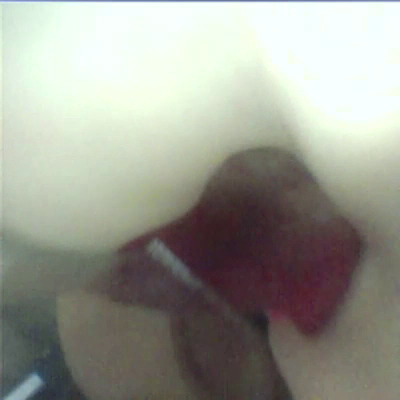
#> input picture uaal_upper_airway_model/inference_images/01_channel_phantom_try5_0025.png, 400 x 400 px
$ python -i preprocessing.py   (imports and definitions only)
#> lines starting #> are read from the running program, lines starting #| are printed output that depends on the picture; after the words box and inside, x2 and y2 are one past the last pixel; in counts of white or black regions, pixels touching at a corner belong together
"""Shared image preprocessing for the UAAL upper-airway model.

Used both when building the training set (prepare_data.py) and at inference time,
so live bronchoscope frames go through exactly the same steps as training images:

    frame -> grayscale -> crop to the scope view -> resize (longest side <= max_side)
"""
from __future__ import annotations

import math

import numpy as np
from PIL import Image
from scipy import ndimage

DARK_THRESHOLD = 20    # gray level at or below which a pixel counts as black screen border
MIN_SCOPE_AREA = 0.25  # a detected view smaller than this fraction of the frame is not trusted
DETECT_SIDE = 480      # detection runs on a downscaled copy for speed


def detect_scope_box(gray: np.ndarray) -> tuple[int, int, int, int] | None:
    """Return the (x0, y0, x1, y1) box of the endoscope view inside a screen capture.

    Clinical captures show the scope image (octagon or rectangle) on a black screen with
    patient text, icons and sometimes a picture-in-picture thumbnail around it. The scope
    image is the largest bright connected region; the overlays are small separate regions
    and fall outside its box. Returns None when no reliable region is found (very dark
    frame), in which case the caller should keep the full frame.
    """
    h, w = gray.shape
    scale = min(1.0, DETECT_SIDE / max(h, w))
    if scale < 1.0:
        small = np.asarray(
            Image.fromarray(gray).resize((max(1, round(w * scale)), max(1, round(h * scale))), Image.BILINEAR)
        )
    else:
        small = gray
    mask = ndimage.binary_opening(small > DARK_THRESHOLD, iterations=2)
    labels, n = ndimage.label(mask)
    if n == 0:
        return None
    sizes = np.bincount(labels.ravel())
    sizes[0] = 0
    ys, xs = np.nonzero(labels == sizes.argmax())
    pad = 2  # pixels of the downscaled image, compensates for the opening
    x0 = max(0, math.floor((xs.min() - pad) / scale))
    y0 = max(0, math.floor((ys.min() - pad) / scale))
    x1 = min(w, math.ceil((xs.max() + 1 + pad) / scale))
    y1 = min(h, math.ceil((ys.max() + 1 + pad) / scale))
    if (x1 - x0) * (y1 - y0) < MIN_SCOPE_AREA * w * h:
        return None
    return x0, y0, x1, y1


def resize_to_max_side(img: Image.Image, max_side: int) -> tuple[Image.Image, float]:
    """Downscale so the longest side is at most max_side (never upscales). Returns (image, scale)."""
    scale = min(1.0, max_side / max(img.size))
    if scale < 1.0:
        img = img.resize((round(img.width * scale), round(img.height * scale)), Image.LANCZOS)
    return img, scale


def preprocess_frame(
    img: Image.Image, max_side: int = 1024, grayscale: bool = True, crop: bool = True
) -> tuple[Image.Image, tuple[int, int, int, int], float]:
    """Inference-time preprocessing. Returns (model_input, crop_box, scale).

    A detection (x, y) on model_input maps back to the original frame as
    (x / scale + crop_box[0], y / scale + crop_box[1]).
    """
    gray = np.asarray(img.convert("L"))
    box = (detect_scope_box(gray) if crop else None) or (0, 0, img.width, img.height)
    out = (img.convert("L") if grayscale else img.convert("RGB")).crop(box)
    out, scale = resize_to_max_side(out, max_side)
    return out, box, scale

>>> from PIL import Image
>>> picture = Image.open('inference_images/01_channel_phantom_try5_0025.png')
#> picture is the input picture: PIL image 400x400 RGB; mean R, G, B 155.1, 155.9, 146.2
>>> result = preprocess_frame(picture)
#> in preprocess_frame, `gray = np.asarray(img.convert("L"))`:
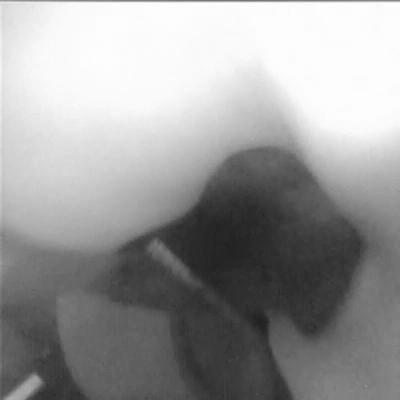
#> gray: shape (400, 400); min 31, max 254, mean 154.5
#> in detect_scope_box, `mask = ndimage.binary_opening(small > DARK_THRESHOLD, iterations=2)`:
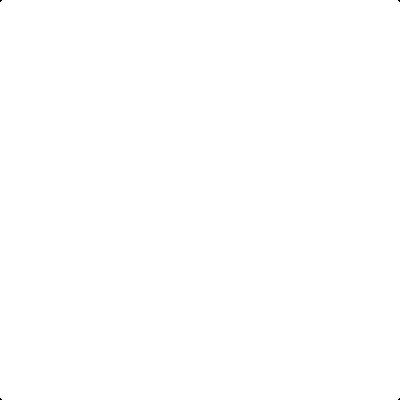
#> mask: shape (400, 400) bool; 100% white; black in thin lines or dots
#> in detect_scope_box, `labels, n = ndimage.label(mask)`: labels: shape (400, 400) int32; values 0 (black) and 1 (white), 100% white; black in thin lines or dots
#> in detect_scope_box, `labels, n = ndimage.label(mask)`: n = 1
#> in detect_scope_box, `sizes = np.bincount(labels.ravel())`: sizes = [12, 159988]
#> in detect_scope_box, `x0 = max(0, math.floor((xs.min() - pad) / scale))`: x0 = 0
#> in detect_scope_box, `x1 = min(w, math.ceil((xs.max() + 1 + pad) / scale))`: x1 = 400
#> in preprocess_frame, `box = (detect_scope_box(gray) if crop else None) or (0, 0, img.width, ..`: box = (0, 0, 400, 400)
#> in preprocess_frame, `out, scale = resize_to_max_side(out, max_side)`: scale = 1

$ run again, on uaal_upper_airway_model/inference_images/09_channel_phantom_try5_0024.png
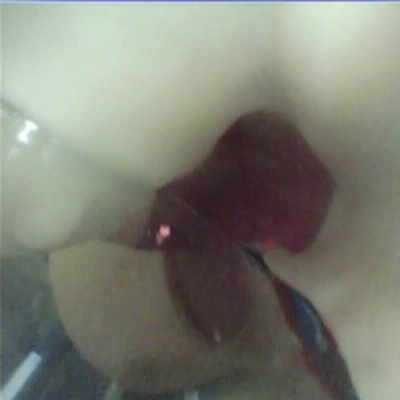
#> input picture uaal_upper_airway_model/inference_images/09_channel_phantom_try5_0024.png, 400 x 400 px
#> picture is the input picture: PIL image 400x400 RGB; mean R, G, B 125.5, 127.5, 116.1
#> in preprocess_frame, `gray = np.asarray(img.convert("L"))`:
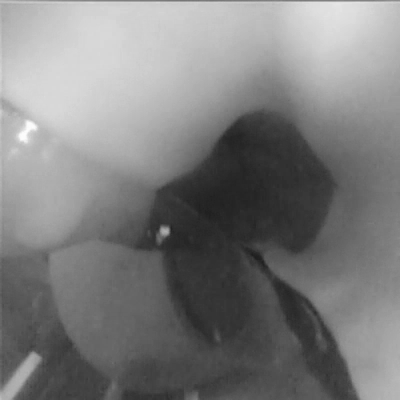
#> gray: shape (400, 400); min 30, max 253, mean 125.6
#> mask: shape (400, 400) bool; 100% white; black in thin lines or dots
#> labels: shape (400, 400) int32; values 0 (black) and 1 (white), 100% white; black in thin lines or dots
#> n = 1
#> sizes = [12, 159988]
#> x0 = 0
#> x1 = 400
#> box = (0, 0, 400, 400)
#> in preprocess_frame, `out, scale = resize_to_max_side(out, max_side)`: scale = 1

$ run again, on uaal_upper_airway_model/inference_images/03_glottic_aperture_phantom_try8_0121.png
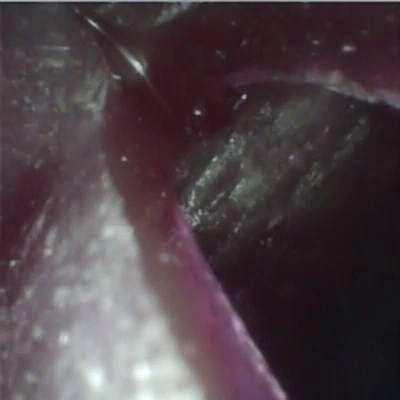
#> input picture uaal_upper_airway_model/inference_images/03_glottic_aperture_phantom_try8_0121.png, 400 x 400 px
#> picture is the input picture: PIL image 400x400 RGB; mean R, G, B 77.6, 65.8, 70.8
#> in detect_scope_box, `mask = ndimage.binary_opening(small > DARK_THRESHOLD, iterations=2)`:
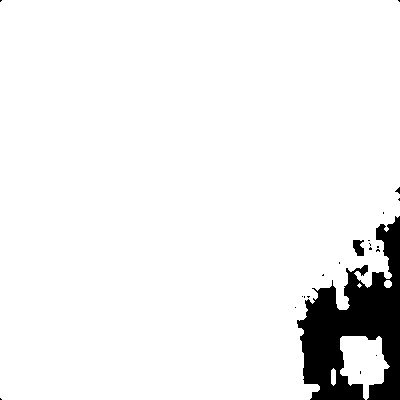
#> mask: shape (400, 400) bool; 93.9% white; 21 black regions (19 under 20 px), largest, box (x1, y1, x2, y2) and area: (297, 216, 400, 400) 9612, (353, 240, 364, 256) 134
#> in detect_scope_box, `labels, n = ndimage.label(mask)`:
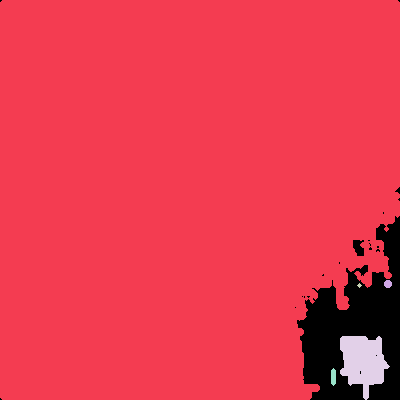
#> labels: shape (400, 400) int32; 6 distinct labels, from 0 to 5; one colour per label, 0 black
#> n = 5
#> sizes = [9820, 148010, 52, 13, 2027, 78]
#> x0 = 0
#> x1 = 400
#> box = (0, 0, 400, 400)
#> in preprocess_frame, `out, scale = resize_to_max_side(out, max_side)`: scale = 1
